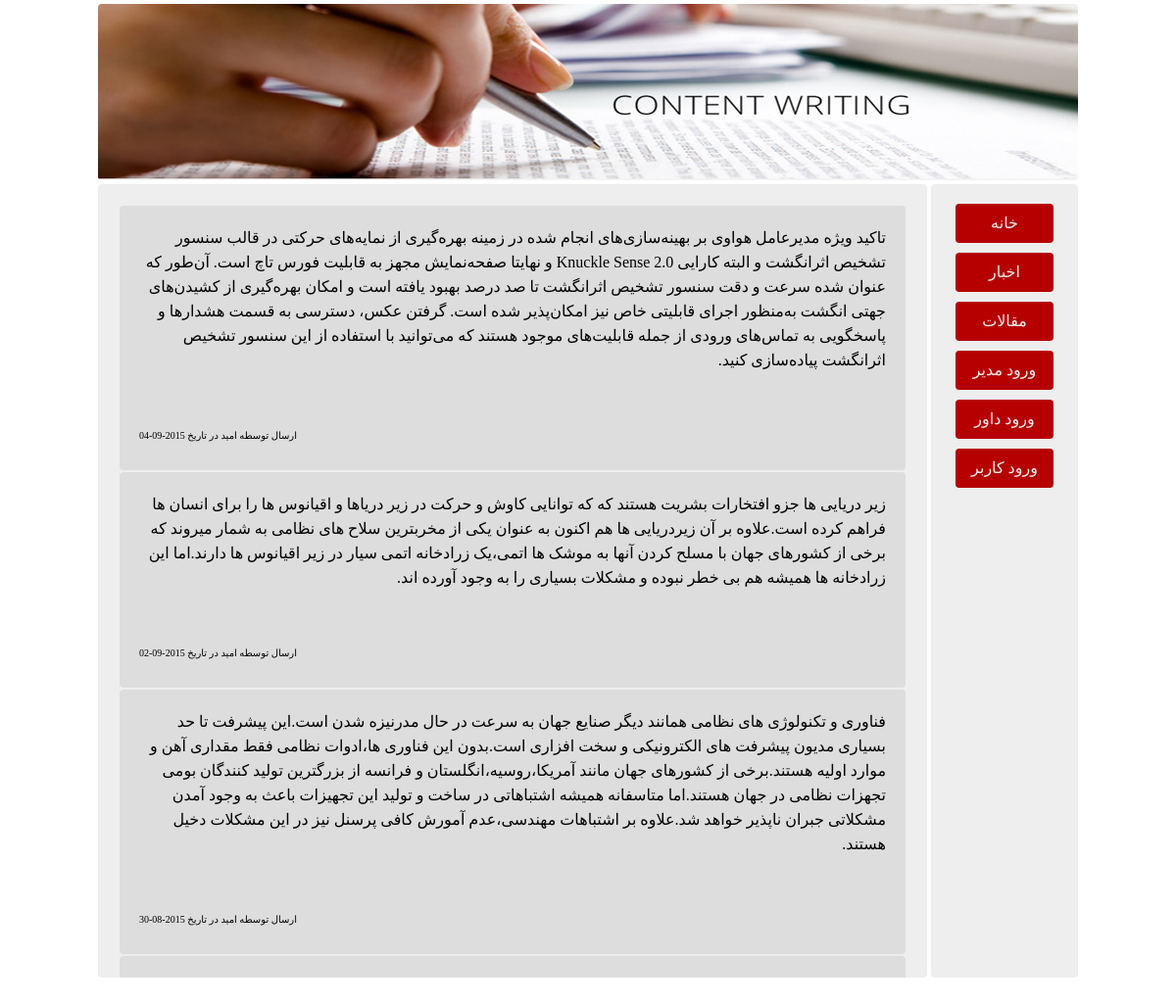
Page /news.php on the committed database.
### tables this page shows
CREATE TABLE IF NOT EXISTS `news` (
  `id` int(11) NOT NULL AUTO_INCREMENT,
  `admin` int(11) NOT NULL,
  `text` varchar(10240) NOT NULL,
  `date` date NOT NULL,
  PRIMARY KEY (`id`)
);

### src/news.php (the view)
<?php
include "com/conn.php";
include "com/home.php";
$sql = "
    SELECT
        news.id,
        admins.name,
        news.text,
        news.date
    FROM
        news
    JOIN
        admins
    ON
        news.admin = admins.id
    ORDER BY
        news.id DESC";
$res = $db->query($sql);
$res = $res->fetchAll();
?>
<div id="content">
    <table>
        <?php foreach ($res as $row) { ?>
            <tr>
                <td class="row">
                    <span><?php echo $row['text'] ?></span><br><br><br>
                    <span class="author">ارسال توسطه <?php echo $row['name'] ?> در تاریخ <?php echo $row['date'] ?></span>
                </td>
            </tr>
        <?php } ?>
    </table>
</div>

### src/css/index.css (style rules this page uses)
body { margin-bottom: 20px; margin-right: auto; text-align: center; margin-left: auto; margin-top: 4px; width: 1000px; padding: 0; }
#nav, #footer, #content { background-color: #EEE; border-radius: 4px; padding-top: 20px; }
#content { margin-right: 154px; padding-right: 20px; padding-left: 20px; text-align: right; overflow: auto; height: 790px; width: 806px; line-height: 25px; }
table { width: 100%; }
td.row { background-color: #DDD; border-radius: 4px; padding: 20px; }
.author { font-size: 10px; line-height: 30px; float: left; }

### rows in the picture
news: text "تاکید ویژه مدیرعامل هواوی بر بهینه‌سازی‌های انجام شده در زمینه بهره‌گیری از نمایه‌های حرکتی در قالب سنسور تشخیص اثرانگشت و البته کارایی Knuckle Sense 2.0 و نهایتا صفحه‌نمایش مجهز به قابلیت فورس تاچ است. آن‌طور که عنوان شده سرعت و دقت سنسور تشخیص اثرانگشت تا صد درصد بهبود یافته است و امکان بهره‌گیری از کشیدن‌های جهتی انگشت به‌منظور اجرای قابلیتی خاص نیز امکان‌پذیر شده است. گرفتن عکس، دسترسی به قسمت هشدارها و پاسخگویی به تماس‌های ورودی از جمله قابلیت‌های موجود هستند که می‌توانید با استفاده از این سنسور تشخیص اثرانگشت پیاده‌سازی کنید.", admins.name "امید", date "2015-09-04"
news: text "زیر دریایی ها جزو افتخارات بشریت هستند که که توانایی کاوش و حرکت در زیر دریاها و اقیانوس ها را برای انسان ها فراهم کرده است.علاوه بر آن زیردریایی ها هم اکنون به عنوان یکی از مخربترین سلاح های نظامی به شمار میروند که برخی از کشورهای جهان با مسلح کردن آنها به موشک ها اتمی،یک زرادخانه اتمی سیار در زیر اقیانوس ها دارند.اما این زرادخانه ها همیشه هم بی خطر نبوده و مشکلات بسیاری را به وجود آورده اند.", admins.name "امید", date "2015-09-02"
news: text "فناوری و تکنولوژی های نظامی همانند دیگر صنایع جهان به سرعت در حال مدرنیزه شدن است.این پیشرفت تا حد بسیاری مدیون پیشرفت های الکترونیکی و سخت افزاری است.بدون این فناوری ها،ادوات نظامی فقط مقداری آهن و موارد اولیه هستند.برخی از کشورهای جهان مانند آمریکا،روسیه،انگلستان و فرانسه از بزرگترین تولید کنندگان بومی تجهزات نظامی در جهان هستند.اما متاسفانه همیشه اشتباهاتی در ساخت و تولید این تجهیزات باعث به وجود آمدن مشکلاتی جبران ناپذیر خواهد شد.علاوه بر اشتباهات مهندسی،عدم آمورش کافی پرسنل نیز در این مشکلات دخیل هستند.", admins.name "امید", date "2015-08-30"
